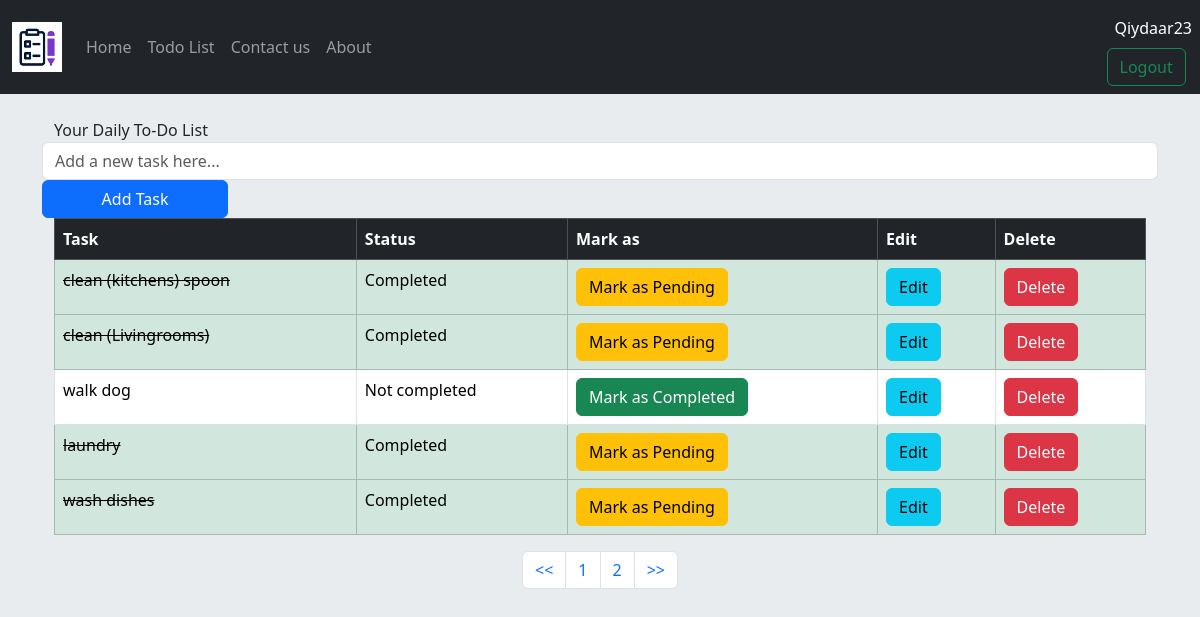
The app's page /task/ (signed in) with its own data.
### todolist_app/models.py (models this page shows, shortened)
class TaskList(models.Model):
    task = models.CharField(max_length=300)
    done = models.BooleanField(default=False)

### todolist_app/views.py (the view)
# urls.py: path('', views.todolist, name='todolist'),
def todolist(request):
    if request.method =="POST":
        form = TaskForm(request.POST or None)
        if form.is_valid():
            form.save()
        messages.success(request, ("A New Task Has Been Added!"))
        return redirect('todolist')
    else:
        all_tasks = TaskList.objects.all()
        paginator = Paginator(all_tasks, 5)
        page = request.GET.get('pg')
        all_tasks = paginator.get_page(page)
        return render(request, 'todolist.html', {'all_tasks': all_tasks})

### todolist_app/templates/todolist.html (shortened to what this page needs)
{% extends 'base.html' %}
{% block content %}
<div class="container">
    <br>
    <form method="POST" class="row">
        <label class="col-lg-4"> Your Daily To-Do List</label>
        <input type="text" class="form-control col-lg-6" placeholder="Add a new task here..." name="task">
        <button type="submit" class="btn btn-primary col-lg-2">Add Task</button>
    </form>
    <table class="table table-bordered">
        <thead class="table-dark">
            <tr>
                <th scope='col'>Task</th>
                <th scope='col'>Status</th>
                <th scope='col'>Mark as</th>
                <th scope='col'>Edit</th>
                <th scope='col'>Delete</th>
            </tr>
        </thead>
        <tbody>
            {% if all_tasks %}
                {% for obj in all_tasks %}
                    <tr class="{% if obj.done %}table-success{% endif %}">
                        <td scope="row">
                            {% if obj.done %}
                                <del>{{ obj.task }}</del>
                            {% else %}
                                {{ obj.task }}
                            {% endif %}
                        </td>
                        <td>{{ obj.done|yesno:"Completed,Not completed" }}</td>
                        <td>
                            {% if obj.done %}
                                <a href="{% url 'pending_task' obj.id %}" class="btn btn-warning">Mark as Pending</a>
                            {% else %}
                                <a href="{% url 'complete_task' obj.id %}" class="btn btn-success">Mark as Completed</a>
                            {% endif %}
                        </td>
                        <td><a href="{% url 'edit_task' obj.id %}" class="btn btn-info">Edit</a></td>
                        <td><a href="{% url 'delete_task' obj.id %}" class="btn btn-danger">Delete</a></td>
                    </tr>
                {% endfor %}
            {% else %}
                <tr>
                    <td colspan="5">No tasks available</td>
                </tr>
            {% endif %}
        </tbody>
    </table>
    <nav aria-label="Page navigation example">
        <ul class="pagination justify-content-center">
          <li class="page-item ">
            <a class="page-link" href="?pg=1"><<</a>
          </li>
          <li class="page-item"><a class="page-link" href="?pg={{ all_tasks.number }}">{{ all_tasks.number }}</a></li>
          {% if all_tasks.has_next %}
          <li class="page-item"><a class="page-link" href="?pg={{ all_tasks.next_page_number }}">{{ all_tasks.next_page_number }}</a></li>
          {% endif %}
          <li class="page-item">
            <a class="page-link" href="?pg={{ all_tasks.paginator.num_pages }}">>></a>
          </li>
        </ul>
    </nav>
</div>
{% endblock %}

### templates/base.html (shortened to what this page needs)
{% load static %}
<!doctype html>
<html lang="en">
  <head>
    <link href="https://cdn.jsdelivr.net/npm/bootstrap@5.3.3/dist/css/bootstrap.min.css" rel="stylesheet">
    <nav class="navbar navbar-expand-lg navbar-dark bg-dark">
        <div class="container-fluid">
          <a class="navbar-brand" href="{% url 'index' %}"><img src="{% static 'images/toto.png' %}" alt="Taskmate" height="50" width="50"></a>
          <div class="collapse navbar-collapse" id="navbarNav">
            <ul class="navbar-nav">
              <li class="nav-item">
                <a class="nav-link"  href="{% url 'index' %}">Home</a>
              </li>
              <li class="nav-item">
                <a class="nav-link" href="{% url 'todolist'%}">Todo List</a>
              </li>
              <li class="nav-item">
                <a class="nav-link" href="{% url 'contact'%}">Contact us</a>
              </li>
              <li class="nav-item">
                <a class="nav-link" href="{% url 'about'%}">About</a>
              </li>
            </ul>
          </div>
        </div>
        {% if user.is_authenticated %}
          <div class="form-inline my-2 my-lg-0">
            <div class="p-2 bg-dark text-white">{{user.username}}</div>
            <a href="{% url 'logout' %}">
            <button class="btn btn-outline-success my-2 my-sm-0" type="submit">Logout</button>
            </a>
          </div>
        {% endif %}
      </nav>
  </head>
  <body class="bg-body-secondary">
    <div class="container">
        {% block content%}
        {% endblock content%}
    </div>
  </body>
</html>

### records on screen
TaskList: task "clean (kitchens) spoon", done "Completed", shows "Mark as Pending"
TaskList: task "clean (Livingrooms)", done "Completed", shows "Mark as Pending"
TaskList: task "walk dog", done "Not completed", shows "Mark as Completed"
TaskList: task "laundry", done "Completed", shows "Mark as Pending"
TaskList: task "wash dishes", done "Completed", shows "Mark as Pending"

### other values on screen
{{ user.username }} "Qiydaar23"
{{ all_tasks.number }} "1"
{{ all_tasks.next_page_number }} "2"
